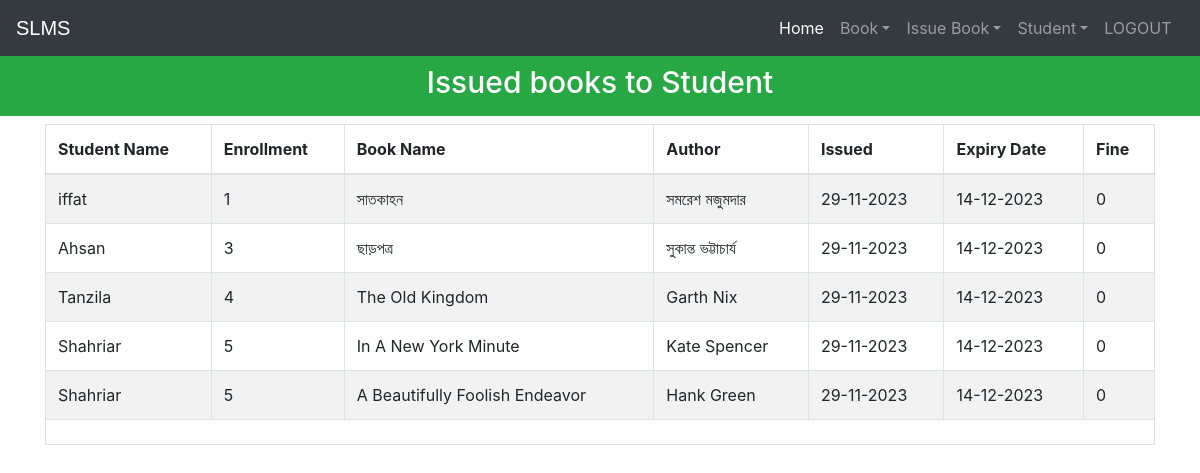
The page /viewissuedbook (signed in) on the database its author committed.
### library/models.py (models this page shows, shortened)
class Book(models.Model):
    catchoice= [
        ('education', 'Education'),
        ('entertainment', 'Entertainment'),
        ('comics', 'Comics'),
        ('biography', 'Biography'),
        ('history', 'History'),
        ('novel', 'Novel'),
        ('fantasy', 'Fantasy'),
        ('thriller', 'Thriller'),
        ('romance', 'Romance'),
        ('scifi','Sci-Fi')
        ]
    name=models.CharField(max_length=30)
    isbn=models.PositiveIntegerField()
    author=models.CharField(max_length=40)
    category=models.CharField(max_length=30,choices=catchoice,default='education')

### library/views.py (the view)
# urls.py: path('viewissuedbook', views.viewissuedbook_view),
@login_required(login_url='adminlogin')
@user_passes_test(is_admin)
def viewissuedbook_view(request):
    issuedbooks=models.IssuedBook.objects.all()
    li=[]
    for ib in issuedbooks:
        issdate=str(ib.issuedate.day)+'-'+str(ib.issuedate.month)+'-'+str(ib.issuedate.year)
        expdate=str(ib.expirydate.day)+'-'+str(ib.expirydate.month)+'-'+str(ib.expirydate.year)
        days=(date.today()-ib.issuedate)
        print(date.today())
        d=days.days
        fine=0
        if d>15:
            day=d-15
            fine=day*10
        books=list(models.Book.objects.filter(isbn=ib.isbn))
        students=list(models.StudentExtra.objects.filter(enrollment=ib.enrollment))
        i=0
        for l in books:
            t=(students[i].get_name,students[i].enrollment,books[i].name,books[i].author,issdate,expdate,fine)
            i=i+1
            li.append(t)
    return render(request,'library/viewissuedbook.html',{'li':li})

### library/models.py (called while the page is built)
    @property
    def get_name(self):
        return self.user.first_name

### library/views.py (called while the page is built)
def is_admin(user):
    return user.groups.filter(name='ADMIN').exists()

### templates/library/viewissuedbook.html (shortened to what this page needs)
<!DOCTYPE html>
<html lang="en" dir="ltr">
  <head>
  </head>
  <body>
    {% include "library/navbaradmin.html" %}
    <br>
    <br>
    <h3 class="p-3 mb-2 bg-success text-white" style = 'font-size: 30px;text-align:center;margin-bottom:0px;'>Issued books to Student</h3>
{% if li%}
    <div class="container">
      <table class="table table-hover table-condensed table-striped table-bordered">
        <thead>
        <tr>
        <th>Student Name</th>
        <th>Enrollment</th>
        <th>Book Name</th>
        <th>Author</th>
        <th>Issued</th>
        <th>Expiry Date</th>
        <th>Fine</th>
        </tr>
        </thead>
        <tfoot>
        <tr>
        <td colspan="7">
        </td>
        </tr>
        </tfoot>
        <tbody>
          {% for t in li %}
            <tr>
              <td>{{t.0}}</td>
              <td>{{t.1}}</td>
              <td>{{t.2}}</td>
              <td>{{t.3}}</td>
              <td>{{t.4}}</td>
              <td>{{t.5}}</td>
              <td>{{t.6}}</td>
            </tr>
            {%endfor%}
        </tbody>
        </table>
    </div>
    {%else%}
    <h1> 0 book Issued</h1>
    {%endif%}
    <br><br><br><br><br><br><br><br><br>
  {% include "library/footer.html" %}
  </body>
</html>

### rows shown on the page
Book: name "সাতকাহন", author "সমরেশ মজুমদার"
Book: name "ছাড়পত্র", author "সুকান্ত ভট্টাচার্য"
Book: name "The Old Kingdom", author "Garth Nix"
Book: name "In A New York Minute", author "Kate Spencer"
Book: name "A Beautifully Foolish Endeavor", author "Hank Green"

### other values the page prints
{{ t.0 }} "iffat" "Ahsan" "Tanzila" "Shahriar" "Shahriar"
{{ t.1 }} "1" "3" "4" "5" "5"
{{ t.4 }} "29-11-2023" "29-11-2023" "29-11-2023" "29-11-2023" "29-11-2023"
{{ t.5 }} "14-12-2023" "14-12-2023" "14-12-2023" "14-12-2023" "14-12-2023"
{{ t.6 }} "0" "0" "0" "0" "0"
